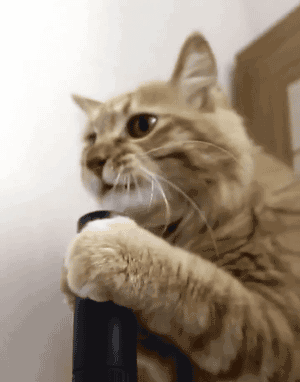
#> input picture catgif.gif, 300 x 382 px
$ jupyter execute main_image_processing.ipynb
#> lines starting #> are read from the running program, lines starting #| are printed output that depends on the picture
<h1><center><span style="color:teal">Activity
</span></center></h1>

<h4><center>Laura Marcela Mantilla Romero - William David Moreno Rendon - Andres Felipe Rincon Prieto
</center></h4>

[cell 1]
from PIL import Image, ImageDraw
import matplotlib.pyplot as plt
import numpy as np
import imageio
import math

#Open the gif
im = Image.open("catgif.gif")
#> im is the input picture: PIL image 300x382 P; mean R, G, B, A 158, 143.8, 128, 255

#Calculate the width and height
width, height = im.size
#> width = 300; height = 382
print(f"Image size: {width} x {height} pixels")
#| Image size: 300 x 382 pixels

#Give me the format of the file
file_format = im.format
#> file_format = 'GIF'
print(f"File format: {file_format}")
#| File format: GIF

#Canal color
color_mode = im.mode
#> color_mode = 'P'
print(f"Canal color: {color_mode}")
#| Canal color: P

1. Filters:

[cell 2]
def filter(im, scale):
#> called with scale = 0.5
    changed_frames=[] #Tensor for modified frames
    try:
        while True:
            #Read the next image from the GIF
            im.seek(im.tell() + 1)

            #Convert the image to a NumPy tensor
            tensor = np.array(im)

            #Darkening and Lighting filter
            scale_factor = scale  #Scale factor (between 0 and 1 to decrease intensity, greater than 1 to increase it)
            tensor_filtered = np.clip(tensor * scale_factor, 0, 255).astype(np.uint8) #Filter operation on a tensor, limiting the values of the tensor elements to the range (0,255)

            im_filtered = Image.fromarray(tensor_filtered) #Therefore, the line of code creates a PIL image from the NumPy tensor_filtered array

            #Save the filtered image
            #im_filtered.save(f"frame_{im.tell()}.png")

            #Add the modified frame to the list
            changed_frames.append(im_filtered)
#> this loop made 51 passes
#> pass 1, in filter, `tensor = np.array(im)`:
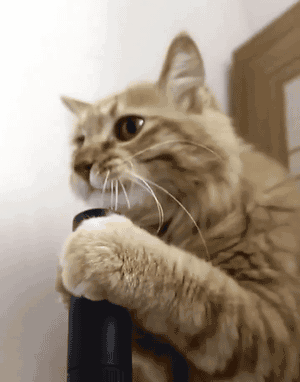
#> tensor: shape (382, 300, 4); mean R, G, B, A 157.5, 143, 126.8, 255
#> after the loop:
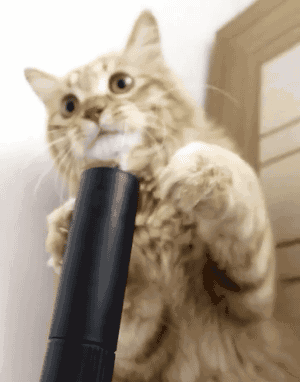
#> im: PIL image 300x382 RGBA; mean R, G, B, A 167.4, 153.5, 136.3, 255
#> after the loop:
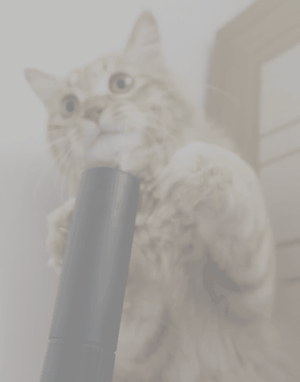
#> tensor_filtered: shape (382, 300, 4); mean R, G, B, A 83.5, 76.5, 67.9, 127; transparent parts drawn white
#> after the loop, changed_frames = 50 items

    except EOFError:
        return changed_frames

#Filter dark
changed_frames_dark = filter(im, 0.5)
#> changed_frames_dark = 50 items

im = Image.open("catgif.gif")
#Filter light
changed_frames_light = filter(im, 1.5)
#> the loop in filter, `while True:` made 51 passes
#> pass 1, in filter (call 2), `tensor_filtered = np.clip(tensor * scale_factor, 0, 255).astype(np.uin..`:
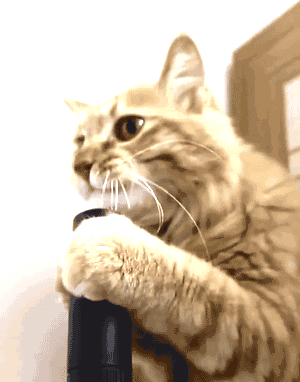
#> tensor_filtered: shape (382, 300, 4); mean R, G, B, A 203.8, 185.6, 163.6, 255
#> pass 3, in filter (call 2), `tensor = np.array(im)`:
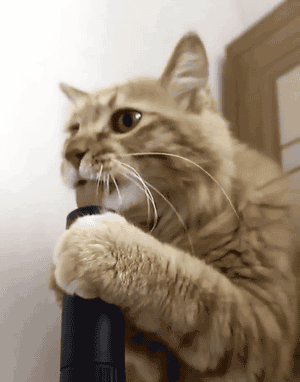
#> tensor: shape (382, 300, 4); mean R, G, B, A 156.7, 141.6, 124.6, 255
#> pass 3, in filter (call 2), `tensor_filtered = np.clip(tensor * scale_factor, 0, 255).astype(np.uin..`:
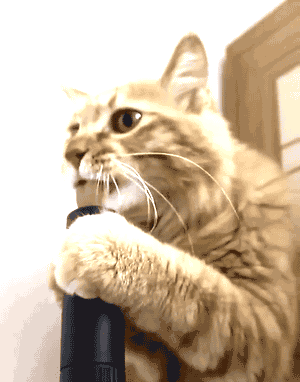
#> tensor_filtered: shape (382, 300, 4); mean R, G, B, A 203.4, 184.5, 161.3, 255
#> after the loop in filter, `while True:`:
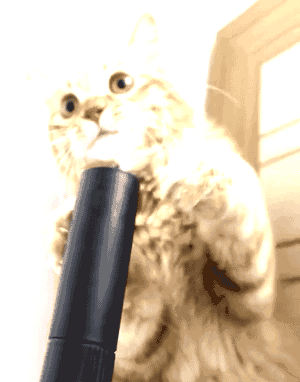
#> tensor_filtered: shape (382, 300, 4); mean R, G, B, A 212.6, 198.9, 179.5, 255
#> changed_frames_light = 50 items

#Save changed frames to a new GIF file
imageio.mimsave("catgif_dark.gif", changed_frames_dark)
imageio.mimsave("catgif_light.gif", changed_frames_light)

2. Add:

[cell 3]
#Define the size of the circle mask
circle_mask_size = (20, 20)

#Define the position and speed of the circle
circle_pos = np.array([100, 100]) #Initial position
circle_speed = 15 #Speed in pixels per frame
circle_rotation_speed = 100 #Rotation speed in degrees per frame
circle_rotation = 0  #Initial rotation angle

#Open the GIF file
im = Image.open("catgif.gif")

def add_motion_circle(im, scale, circle_pos, circle_rotation, circle_speed, circle_rotation_speed):
    '''
    Function to add a moving and rotating circle to a GIF.

        args:
            im(PIL.GifImagePlugin.GifImageFile): GIF image object.
            scale (float): scale factor for the size of the circle.
            circle_pos (np.ndarray): initial position of the circle as a numpy array with two elements (x, y).
            circle_rotation (float): initial rotation angle of the circle in degrees.
            circle_speed (float): The scroll speed of the circle in pixels per frame.
            circle_rotation_speed (float): Circle rotation speed in degrees per frame.

        Returns:
            modified_frames(List[PIL.Image.Image]): List of PIL image objects for each modified frame of the GIF.
    '''
#> called with scale = 1, circle_pos = array of shape (2,), circle_rotation = 0, circle_speed = 15, circle_rotation_speed = 100
    modified_frames = []

    try:
        while True:
            #Read the next image from the GIF
            im.seek(im.tell() + 1)

            #Draw the circle at the corresponding pixels
            circle_pos_int = np.round(circle_pos).astype(int)
            x1, y1 = circle_pos_int - np.array(circle_mask_size) // 2
            x2, y2 = x1 + circle_mask_size[0], y1 + circle_mask_size[1]
            draw = ImageDraw.Draw(im)
            draw.ellipse((x1, y1, x2, y2), fill=255)

            #Update the position and rotation of the circle for the next frame
            circle_pos = circle_pos.astype(np.float64)
            circle_pos += circle_speed * np.array([math.cos(circle_rotation), math.sin(circle_rotation)])
            circle_rotation += math.radians(circle_rotation_speed)

            #Converts the current image, which is in "P" format to "RGB" format
            im_filtered = im.convert("RGB")

            #Add the modified frame to the list
            modified_frames.append(im_filtered)
#> after the loop, circle_pos = [97.71, 106.3]; circle_rotation = 87.27; modified_frames = 50 items

    except EOFError:
        return modified_frames

#Add the circle to the GIF
modified_frames = add_motion_circle(im, 0.9999, circle_pos, circle_rotation, circle_speed, circle_rotation_speed)
#> modified_frames = 50 items

#Create a new GIF from the changed frames
imageio.mimsave("catgif_object.gif", modified_frames)
